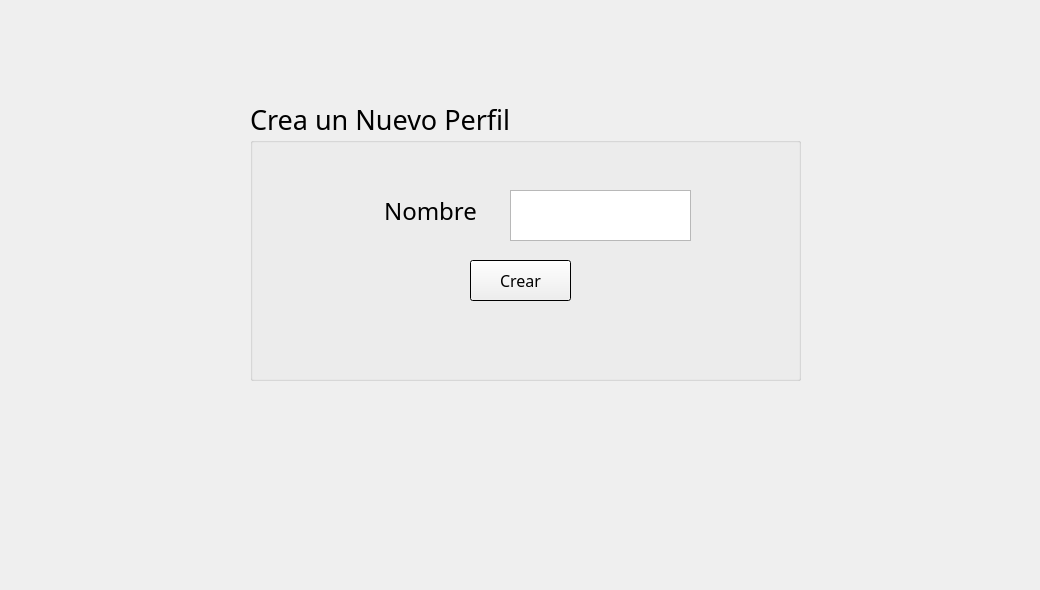
    <widget class="QWidget" name="NewGames">
     <widget class="QGroupBox" name="groupBox_2">
      <property name="geometry">
       <rect>
        <x>250</x>
        <y>100</y>
        <width>551</width>
        <height>281</height>
       </rect>
      </property>
      <property name="palette">
       <palette>
        <active>
         <colorrole role="WindowText">
          <brush brushstyle="SolidPattern">
           <color alpha="255">
            <red>0</red>
            <green>0</green>
            <blue>0</blue>
           </color>
          </brush>
         </colorrole>
         <colorrole role="BrightText">
          <brush brushstyle="SolidPattern">
           <color alpha="255">
            <red>170</red>
            <green>170</green>
            <blue>255</blue>
           </color>
          </brush>
         </colorrole>
         <colorrole role="HighlightedText">
          <brush brushstyle="SolidPattern">
           <color alpha="255">
            <red>0</red>
            <green>0</green>
            <blue>0</blue>
           </color>
          </brush>
         </colorrole>
        </active>
        <inactive>
         <colorrole role="WindowText">
          <brush brushstyle="SolidPattern">
           <color alpha="255">
            <red>0</red>
            <green>0</green>
            <blue>0</blue>
           </color>
          </brush>
         </colorrole>
         <colorrole role="BrightText">
          <brush brushstyle="SolidPattern">
           <color alpha="255">
            <red>170</red>
            <green>170</green>
            <blue>255</blue>
           </color>
          </brush>
         </colorrole>
         <colorrole role="HighlightedText">
          <brush brushstyle="SolidPattern">
           <color alpha="255">
            <red>0</red>
            <green>0</green>
            <blue>0</blue>
           </color>
          </brush>
         </colorrole>
        </inactive>
        <disabled>
         <colorrole role="WindowText">
          <brush brushstyle="SolidPattern">
           <color alpha="255">
            <red>120</red>
            <green>120</green>
            <blue>120</blue>
           </color>
          </brush>
         </colorrole>
         <colorrole role="BrightText">
          <brush brushstyle="SolidPattern">
           <color alpha="255">
            <red>170</red>
            <green>170</green>
            <blue>255</blue>
           </color>
          </brush>
         </colorrole>
         <colorrole role="HighlightedText">
          <brush brushstyle="SolidPattern">
           <color alpha="255">
            <red>0</red>
            <green>0</green>
            <blue>0</blue>
           </color>
          </brush>
         </colorrole>
        </disabled>
       </palette>
      </property>
      <property name="font">
       <font>
        <family>Showcard Gothic</family>
        <pointsize>20</pointsize>
        <weight>50</weight>
        <bold>false</bold>
       </font>
      </property>
      <property name="title">
       <string>Crea un Nuevo Perfil</string>
      </property>
      <widget class="QTextEdit" name="NewPlayer">
       <property name="geometry">
        <rect>
         <x>260</x>
         <y>90</y>
         <width>181</width>
         <height>51</height>
        </rect>
       </property>
       <property name="font">
        <font>
         <pointsize>18</pointsize>
        </font>
       </property>
      </widget>
      <widget class="QLabel" name="label">
       <property name="geometry">
        <rect>
         <x>110</x>
         <y>90</y>
         <width>141</width>
         <height>41</height>
        </rect>
       </property>
       <property name="palette">
        <palette>
         <active>
          <colorrole role="WindowText">
           <brush brushstyle="SolidPattern">
            <color alpha="255">
             <red>0</red>
             <green>0</green>
             <blue>0</blue>
            </color>
           </brush>
          </colorrole>
          <colorrole role="Button">
           <brush brushstyle="SolidPattern">
            <color alpha="255">
             <red>0</red>
             <green>0</green>
             <blue>0</blue>
            </color>
           </brush>
          </colorrole>
          <colorrole role="Light">
           <brush brushstyle="SolidPattern">
            <color alpha="255">
             <red>0</red>
             <green>0</green>
             <blue>0</blue>
            </color>
           </brush>
          </colorrole>
          <colorrole role="Midlight">
           <brush brushstyle="SolidPattern">
            <color alpha="255">
             <red>0</red>
             <green>0</green>
             <blue>0</blue>
            </color>
           </brush>
          </colorrole>
          <colorrole role="Dark">
           <brush brushstyle="SolidPattern">
            <color alpha="255">
             <red>0</red>
             <green>0</green>
             <blue>0</blue>
            </color>
           </brush>
          </colorrole>
          <colorrole role="Mid">
           <brush brushstyle="SolidPattern">
            <color alpha="255">
             <red>0</red>
             <green>0</green>
             <blue>0</blue>
            </color>
           </brush>
          </colorrole>
          <colorrole role="Text">
           <brush brushstyle="SolidPattern">
            <color alpha="255">
             <red>0</red>
             <green>0</green>
             <blue>0</blue>
            </color>
           </brush>
          </colorrole>
          <colorrole role="BrightText">
           <brush brushstyle="SolidPattern">
            <color alpha="255">
             <red>255</red>
             <green>255</green>
             <blue>255</blue>
            </color>
           </brush>
          </colorrole>
          <colorrole role="ButtonText">
           <brush brushstyle="SolidPattern">
            <color alpha="255">
             <red>0</red>
             <green>0</green>
             <blue>0</blue>
            </color>
           </brush>
          </colorrole>
          <colorrole role="Base">
           <brush brushstyle="SolidPattern">
            <color alpha="255">
             <red>0</red>
             <green>0</green>
             <blue>0</blue>
            </color>
           </brush>
          </colorrole>
          <colorrole role="Window">
           <brush brushstyle="SolidPattern">
            <color alpha="255">
             <red>0</red>
             <green>0</green>
             <blue>0</blue>
            </color>
           </brush>
          </colorrole>
          <colorrole role="Shadow">
           <brush brushstyle="SolidPattern">
            <color alpha="255">
             <red>0</red>
             <green>0</green>
             <blue>0</blue>
            </color>
           </brush>
          </colorrole>
          <colorrole role="AlternateBase">
           <brush brushstyle="SolidPattern">
            <color alpha="255">
             <red>0</red>
             <green>0</green>
             <blue>0</blue>
            </color>
           </brush>
          </colorrole>
          <colorrole role="ToolTipBase">
           <brush brushstyle="SolidPattern">
            <color alpha="255">
             <red>255</red>
             <green>255</green>
             <blue>220</blue>
            </color>
           </brush>
          </colorrole>
          <colorrole role="ToolTipText">
           <brush brushstyle="SolidPattern">
            <color alpha="255">
             <red>0</red>
             <green>0</green>
             <blue>0</blue>
            </color>
           </brush>
          </colorrole>
         </active>
         <inactive>
          <colorrole role="WindowText">
           <brush brushstyle="SolidPattern">
            <color alpha="255">
             <red>0</red>
             <green>0</green>
             <blue>0</blue>
            </color>
           </brush>
          </colorrole>
          <colorrole role="Button">
           <brush brushstyle="SolidPattern">
            <color alpha="255">
             <red>0</red>
             <green>0</green>
             <blue>0</blue>
            </color>
           </brush>
          </colorrole>
          <colorrole role="Light">
           <brush brushstyle="SolidPattern">
            <color alpha="255">
             <red>0</red>
             <green>0</green>
             <blue>0</blue>
            </color>
           </brush>
          </colorrole>
          <colorrole role="Midlight">
           <brush brushstyle="SolidPattern">
            <color alpha="255">
             <red>0</red>
             <green>0</green>
             <blue>0</blue>
            </color>
           </brush>
          </colorrole>
          <colorrole role="Dark">
           <brush brushstyle="SolidPattern">
            <color alpha="255">
             <red>0</red>
             <green>0</green>
             <blue>0</blue>
            </color>
           </brush>
          </colorrole>
          <colorrole role="Mid">
           <brush brushstyle="SolidPattern">
            <color alpha="255">
             <red>0</red>
             <green>0</green>
             <blue>0</blue>
            </color>
           </brush>
          </colorrole>
          <colorrole role="Text">
           <brush brushstyle="SolidPattern">
            <color alpha="255">
             <red>0</red>
             <green>0</green>
             <blue>0</blue>
            </color>
           </brush>
          </colorrole>
          <colorrole role="BrightText">
           <brush brushstyle="SolidPattern">
            <color alpha="255">
             <red>255</red>
             <green>255</green>
             <blue>255</blue>
            </color>
           </brush>
          </colorrole>
          <colorrole role="ButtonText">
           <brush brushstyle="SolidPattern">
            <color alpha="255">
             <red>0</red>
             <green>0</green>
             <blue>0</blue>
            </color>
           </brush>
          </colorrole>
          <colorrole role="Base">
           <brush brushstyle="SolidPattern">
            <color alpha="255">
             <red>0</red>
             <green>0</green>
             <blue>0</blue>
            </color>
           </brush>
          </colorrole>
          <colorrole role="Window">
           <brush brushstyle="SolidPattern">
            <color alpha="255">
             <red>0</red>
             <green>0</green>
             <blue>0</blue>
            </color>
           </brush>
          </colorrole>
          <colorrole role="Shadow">
           <brush brushstyle="SolidPattern">
            <color alpha="255">
             <red>0</red>
             <green>0</green>
             <blue>0</blue>
            </color>
           </brush>
          </colorrole>
          <colorrole role="AlternateBase">
           <brush brushstyle="SolidPattern">
            <color alpha="255">
             <red>0</red>
             <green>0</green>
             <blue>0</blue>
            </color>
           </brush>
          </colorrole>
          <colorrole role="ToolTipBase">
           <brush brushstyle="SolidPattern">
            <color alpha="255">
             <red>255</red>
             <green>255</green>
             <blue>220</blue>
            </color>
           </brush>
          </colorrole>
          <colorrole role="ToolTipText">
           <brush brushstyle="SolidPattern">
            <color alpha="255">
             <red>0</red>
             <green>0</green>
             <blue>0</blue>
            </color>
           </brush>
          </colorrole>
         </inactive>
         <disabled>
          <colorrole role="WindowText">
           <brush brushstyle="SolidPattern">
            <color alpha="255">
             <red>0</red>
             <green>0</green>
             <blue>0</blue>
            </color>
           </brush>
          </colorrole>
          <colorrole role="Button">
           <brush brushstyle="SolidPattern">
            <color alpha="255">
             <red>0</red>
             <green>0</green>
             <blue>0</blue>
            </color>
           </brush>
          </colorrole>
          <colorrole role="Light">
           <brush brushstyle="SolidPattern">
            <color alpha="255">
             <red>0</red>
             <green>0</green>
             <blue>0</blue>
            </color>
           </brush>
          </colorrole>
          <colorrole role="Midlight">
           <brush brushstyle="SolidPattern">
            <color alpha="255">
             <red>0</red>
             <green>0</green>
             <blue>0</blue>
            </color>
           </brush>
          </colorrole>
          <colorrole role="Dark">
           <brush brushstyle="SolidPattern">
            <color alpha="255">
             <red>0</red>
             <green>0</green>
             <blue>0</blue>
            </color>
           </brush>
          </colorrole>
          <colorrole role="Mid">
           <brush brushstyle="SolidPattern">
            <color alpha="255">
             <red>0</red>
             <green>0</green>
             <blue>0</blue>
            </color>
           </brush>
          </colorrole>
          <colorrole role="Text">
           <brush brushstyle="SolidPattern">
            <color alpha="255">
             <red>0</red>
             <green>0</green>
             <blue>0</blue>
            </color>
           </brush>
          </colorrole>
          <colorrole role="BrightText">
           <brush brushstyle="SolidPattern">
            <color alpha="255">
             <red>255</red>
             <green>255</green>
             <blue>255</blue>
            </color>
           </brush>
          </colorrole>
          <colorrole role="ButtonText">
           <brush brushstyle="SolidPattern">
            <color alpha="255">
             <red>0</red>
             <green>0</green>
             <blue>0</blue>
            </color>
           </brush>
          </colorrole>
          <colorrole role="Base">
           <brush brushstyle="SolidPattern">
            <color alpha="255">
             <red>0</red>
             <green>0</green>
             <blue>0</blue>
            </color>
           </brush>
          </colorrole>
          <colorrole role="Window">
           <brush brushstyle="SolidPattern">
            <color alpha="255">
             <red>0</red>
             <green>0</green>
             <blue>0</blue>
            </color>
           </brush>
          </colorrole>
          <colorrole role="Shadow">
           <brush brushstyle="SolidPattern">
            <color alpha="255">
             <red>0</red>
             <green>0</green>
             <blue>0</blue>
            </color>
           </brush>
          </colorrole>
          <colorrole role="AlternateBase">
           <brush brushstyle="SolidPattern">
            <color alpha="255">
             <red>0</red>
             <green>0</green>
             <blue>0</blue>
            </color>
           </brush>
          </colorrole>
          <colorrole role="ToolTipBase">
           <brush brushstyle="SolidPattern">
            <color alpha="255">
             <red>255</red>
             <green>255</green>
             <blue>220</blue>
            </color>
           </brush>
          </colorrole>
          <colorrole role="ToolTipText">
           <brush brushstyle="SolidPattern">
            <color alpha="255">
             <red>0</red>
             <green>0</green>
             <blue>0</blue>
            </color>
           </brush>
          </colorrole>
         </disabled>
        </palette>
       </property>
       <property name="font">
        <font>
         <family>Showcard Gothic</family>
         <pointsize>18</pointsize>
         <weight>50</weight>
         <bold>false</bold>
        </font>
       </property>
       <property name="styleSheet">
        <string notr="true">color: rgb(0, 0, 0);</string>
       </property>
       <property name="frameShape">
        <enum>QFrame::NoFrame</enum>
       </property>
       <property name="frameShadow">
        <enum>QFrame::Raised</enum>
       </property>
       <property name="text">
        <string>Nombre</string>
       </property>
       <property name="textFormat">
        <enum>Qt::AutoText</enum>
       </property>
       <property name="alignment">
        <set>Qt::AlignCenter</set>
       </property>
      </widget>
      <widget class="QPushButton" name="btn_CrearPerfil">
       <property name="geometry">
        <rect>
         <x>220</x>
         <y>160</y>
         <width>101</width>
         <height>41</height>
        </rect>
       </property>
       <property name="palette">
        <palette>
         <active>
          <colorrole role="WindowText">
           <brush brushstyle="SolidPattern">
            <color alpha="255">
             <red>255</red>
             <green>255</green>
             <blue>255</blue>
            </color>
           </brush>
          </colorrole>
          <colorrole role="Text">
           <brush brushstyle="SolidPattern">
            <color alpha="255">
             <red>255</red>
             <green>255</green>
             <blue>255</blue>
            </color>
           </brush>
          </colorrole>
          <colorrole role="BrightText">
           <brush brushstyle="SolidPattern">
            <color alpha="255">
             <red>255</red>
             <green>255</green>
             <blue>255</blue>
            </color>
           </brush>
          </colorrole>
          <colorrole role="ButtonText">
           <brush brushstyle="SolidPattern">
            <color alpha="255">
             <red>0</red>
             <green>0</green>
             <blue>0</blue>
            </color>
           </brush>
          </colorrole>
          <colorrole role="Base">
           <brush brushstyle="SolidPattern">
            <color alpha="255">
             <red>0</red>
             <green>0</green>
             <blue>0</blue>
            </color>
           </brush>
          </colorrole>
          <colorrole role="Window">
           <brush brushstyle="SolidPattern">
            <color alpha="255">
             <red>0</red>
             <green>0</green>
             <blue>0</blue>
            </color>
           </brush>
          </colorrole>
          <colorrole role="Shadow">
           <brush brushstyle="SolidPattern">
            <color alpha="255">
             <red>0</red>
             <green>0</green>
             <blue>0</blue>
            </color>
           </brush>
          </colorrole>
          <colorrole role="AlternateBase">
           <brush brushstyle="SolidPattern">
            <color alpha="255">
             <red>0</red>
             <green>0</green>
             <blue>0</blue>
            </color>
           </brush>
          </colorrole>
          <colorrole role="ToolTipBase">
           <brush brushstyle="SolidPattern">
            <color alpha="255">
             <red>255</red>
             <green>255</green>
             <blue>220</blue>
            </color>
           </brush>
          </colorrole>
          <colorrole role="ToolTipText">
           <brush brushstyle="SolidPattern">
            <color alpha="255">
             <red>0</red>
             <green>0</green>
             <blue>0</blue>
            </color>
           </brush>
          </colorrole>
         </active>
         <inactive>
          <colorrole role="WindowText">
           <brush brushstyle="SolidPattern">
            <color alpha="255">
             <red>255</red>
             <green>255</green>
             <blue>255</blue>
            </color>
           </brush>
          </colorrole>
          <colorrole role="Text">
           <brush brushstyle="SolidPattern">
            <color alpha="255">
             <red>255</red>
             <green>255</green>
             <blue>255</blue>
            </color>
           </brush>
          </colorrole>
          <colorrole role="BrightText">
           <brush brushstyle="SolidPattern">
            <color alpha="255">
             <red>255</red>
             <green>255</green>
             <blue>255</blue>
            </color>
           </brush>
          </colorrole>
          <colorrole role="ButtonText">
           <brush brushstyle="SolidPattern">
            <color alpha="255">
             <red>0</red>
             <green>0</green>
             <blue>0</blue>
            </color>
           </brush>
          </colorrole>
          <colorrole role="Base">
           <brush brushstyle="SolidPattern">
            <color alpha="255">
             <red>0</red>
             <green>0</green>
             <blue>0</blue>
            </color>
           </brush>
          </colorrole>
          <colorrole role="Window">
           <brush brushstyle="SolidPattern">
            <color alpha="255">
             <red>0</red>
             <green>0</green>
             <blue>0</blue>
            </color>
           </brush>
          </colorrole>
          <colorrole role="Shadow">
           <brush brushstyle="SolidPattern">
            <color alpha="255">
             <red>0</red>
             <green>0</green>
             <blue>0</blue>
            </color>
           </brush>
          </colorrole>
          <colorrole role="AlternateBase">
           <brush brushstyle="SolidPattern">
            <color alpha="255">
             <red>0</red>
             <green>0</green>
             <blue>0</blue>
            </color>
           </brush>
          </colorrole>
          <colorrole role="ToolTipBase">
           <brush brushstyle="SolidPattern">
            <color alpha="255">
             <red>255</red>
             <green>255</green>
             <blue>220</blue>
            </color>
           </brush>
          </colorrole>
          <colorrole role="ToolTipText">
           <brush brushstyle="SolidPattern">
            <color alpha="255">
             <red>0</red>
             <green>0</green>
             <blue>0</blue>
            </color>
           </brush>
          </colorrole>
         </inactive>
         <disabled>
          <colorrole role="WindowText">
           <brush brushstyle="SolidPattern">
            <color alpha="255">
             <red>0</red>
             <green>0</green>
             <blue>0</blue>
            </color>
           </brush>
          </colorrole>
          <colorrole role="Text">
           <brush brushstyle="SolidPattern">
            <color alpha="255">
             <red>0</red>
             <green>0</green>
             <blue>0</blue>
            </color>
           </brush>
          </colorrole>
          <colorrole role="BrightText">
           <brush brushstyle="SolidPattern">
            <color alpha="255">
             <red>255</red>
             <green>255</green>
             <blue>255</blue>
            </color>
           </brush>
          </colorrole>
          <colorrole role="ButtonText">
           <brush brushstyle="SolidPattern">
            <color alpha="255">
             <red>0</red>
             <green>0</green>
             <blue>0</blue>
            </color>
           </brush>
          </colorrole>
          <colorrole role="Base">
           <brush brushstyle="SolidPattern">
            <color alpha="255">
             <red>0</red>
             <green>0</green>
             <blue>0</blue>
            </color>
           </brush>
          </colorrole>
          <colorrole role="Window">
           <brush brushstyle="SolidPattern">
            <color alpha="255">
             <red>0</red>
             <green>0</green>
             <blue>0</blue>
            </color>
           </brush>
          </colorrole>
          <colorrole role="Shadow">
           <brush brushstyle="SolidPattern">
            <color alpha="255">
             <red>0</red>
             <green>0</green>
             <blue>0</blue>
            </color>
           </brush>
          </colorrole>
          <colorrole role="AlternateBase">
           <brush brushstyle="SolidPattern">
            <color alpha="255">
             <red>0</red>
             <green>0</green>
             <blue>0</blue>
            </color>
           </brush>
          </colorrole>
          <colorrole role="ToolTipBase">
           <brush brushstyle="SolidPattern">
            <color alpha="255">
             <red>255</red>
             <green>255</green>
             <blue>220</blue>
            </color>
           </brush>
          </colorrole>
          <colorrole role="ToolTipText">
           <brush brushstyle="SolidPattern">
            <color alpha="255">
             <red>0</red>
             <green>0</green>
             <blue>0</blue>
            </color>
           </brush>
          </colorrole>
         </disabled>
        </palette>
       </property>
       <property name="font">
        <font>
         <family>Showcard Gothic</family>
         <pointsize>12</pointsize>
        </font>
       </property>
       <property name="text">
        <string>Crear</string>
       </property>
      </widget>
     </widget>
     <widget class="QLabel" name="label_2">
      <property name="geometry">
       <rect>
        <x>740</x>
        <y>470</y>
        <width>61</width>
        <height>61</height>
       </rect>
      </property>
      <property name="text">
       <string/>
      </property>
      <property name="pixmap">
       <pixmap resource="Images.qrc">:/images/Caja1.png</pixmap>
      </property>
     </widget>
     <widget class="QLabel" name="label_3">
      <property name="geometry">
       <rect>
        <x>760</x>
        <y>520</y>
        <width>61</width>
        <height>61</height>
       </rect>
      </property>
      <property name="text">
       <string/>
      </property>
      <property name="pixmap">
       <pixmap resource="Images.qrc">:/images/Caja1.png</pixmap>
      </property>
     </widget>
     <widget class="QLabel" name="label_4">
      <property name="geometry">
       <rect>
        <x>700</x>
        <y>520</y>
        <width>61</width>
        <height>61</height>
       </rect>
      </property>
      <property name="text">
       <string/>
      </property>
      <property name="pixmap">
       <pixmap resource="Images.qrc">:/images/Caja1.png</pixmap>
      </property>
     </widget>
     <widget class="QLabel" name="label_5">
      <property name="geometry">
       <rect>
        <x>520</x>
        <y>510</y>
        <width>61</width>
        <height>61</height>
       </rect>
      </property>
      <property name="text">
       <string/>
      </property>
      <property name="pixmap">
       <pixmap resource="Images.qrc">:/images/Caja1.png</pixmap>
      </property>
     </widget>
     <widget class="QLabel" name="label_6">
      <property name="geometry">
       <rect>
        <x>400</x>
        <y>530</y>
        <width>51</width>
        <height>41</height>
       </rect>
      </property>
      <property name="text">
       <string/>
      </property>
      <property name="pixmap">
       <pixmap resource="Images.qrc">:/images/Caja1.png</pixmap>
      </property>
      <property name="scaledContents">
       <bool>true</bool>
      </property>
     </widget>
     <widget class="QLabel" name="label_7">
      <property name="geometry">
       <rect>
        <x>290</x>
        <y>490</y>
        <width>81</width>
        <height>71</height>
       </rect>
      </property>
      <property name="text">
       <string/>
      </property>
      <property name="pixmap">
       <pixmap resource="Images.qrc">:/images/Caja1.png</pixmap>
      </property>
      <property name="scaledContents">
       <bool>true</bool>
      </property>
     </widget>
     <widget class="QLabel" name="label_8">
      <property name="geometry">
       <rect>
        <x>950</x>
        <y>430</y>
        <width>61</width>
        <height>61</height>
       </rect>
      </property>
      <property name="text">
       <string/>
      </property>
      <property name="pixmap">
       <pixmap resource="Images.qrc">:/images/Caja1.png</pixmap>
      </property>
     </widget>
     <widget class="QLabel" name="label_9">
      <property name="geometry">
       <rect>
        <x>970</x>
        <y>0</y>
        <width>61</width>
        <height>431</height>
       </rect>
      </property>
      <property name="text">
       <string/>
      </property>
      <property name="pixmap">
       <pixmap resource="Images.qrc">:/images/Cables.png</pixmap>
      </property>
     </widget>
    </widget>
